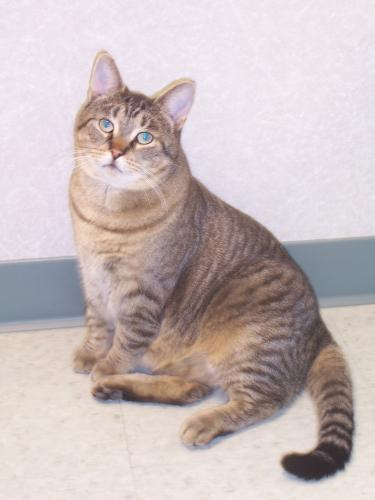
#> input picture Corner detection/998.jpg, 375 x 500 px
$ python corner.py
#> lines starting #> are read from the running program, lines starting #| are printed output that depends on the picture; after the words box and inside, x2 and y2 are one past the last pixel; in counts of white or black regions, pixels touching at a corner belong together
import numpy as np
import cv2
from matplotlib import pyplot as plt

img = cv2.imread('998.jpg')
#> img is the input picture: shape (500, 375, 3); mean B, G, R 186.6, 186.6, 199.5
gray = cv2.cvtColor(img, cv2.COLOR_BGR2GRAY)
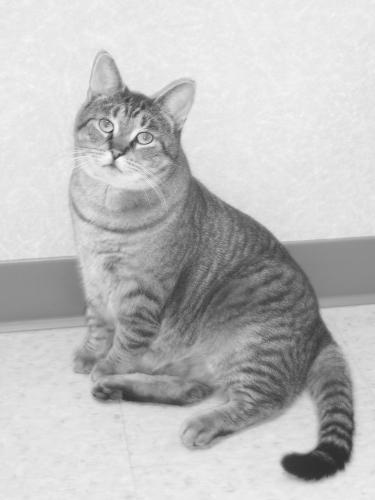
#> gray: shape (500, 375); min 42, max 252, mean 190.5


corners = cv2.goodFeaturesToTrack(gray, 27, 0.01, 10)
#> corners = 27 rows, first 8: [112, 130], [138, 142], [141, 125], [139, 108], [115, 116], [121, 152], [109, 148], [109, 165]
corners = np.uint(corners)

for i in corners:

    x, y = i.ravel()
    cv2.circle(img, (x, y), 3, 255, -1)
#> this loop made 27 passes
#> (x, y) on passes 1 to 12: (112, 130), (138, 142), (141, 125), (139, 108), (115, 116), (121, 152), (109, 148), (109, 165), (154, 140), (126, 88), (131, 118), (179, 130)
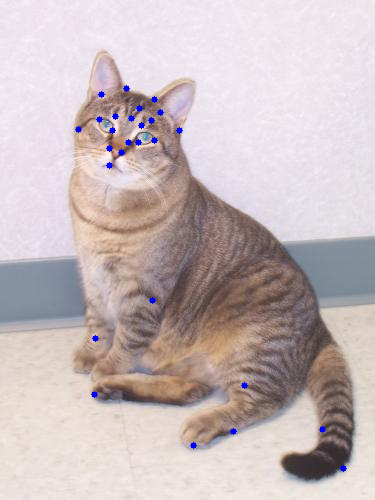
#> img: shape (500, 375, 3); 0.42% of pixels changed, all inside (x1, y1, x2, y2) = (75, 85, 347, 472)

plt.imshow(img)
plt.show()
